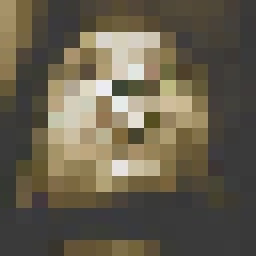
#> input picture AVATAR.jpg, 128 x 128 px (shown 2 times larger)
$ python pixelate.py AVATAR.jpg
#> lines starting #> are read from the running program, lines starting #| are printed output that depends on the picture
#> in main, img is the input picture: PIL image 128x128 RGB; mean R, G, B 103, 95.1, 77.7
"""
pixelate.py — Generate pixelated avatar + favicon for Eric Alfonce's portfolio

Usage:
    python pixelate.py <your-photo.jpg>

Outputs:
    avatar.jpg      — 128×128 pixelated image (displayed in portfolio)
    favicon.png     — 32×32 pixelated favicon (shown on browser tab)

Requires:  pip install Pillow
"""

import sys
import os
from pathlib import Path

try:
    from PIL import Image
except ImportError:
    print("ERROR: Pillow not installed. Run:  pip install Pillow")
    sys.exit(1)


def pixelate(img: Image.Image, pixel_size: int) -> Image.Image:
    """Down-sample then up-scale to create visible pixel blocks."""
    w, h = img.size
    small = img.resize(
        (max(1, w // pixel_size), max(1, h // pixel_size)),
        Image.NEAREST
    )
    return small.resize((w, h), Image.NEAREST)


def crop_square(img: Image.Image) -> Image.Image:
    """Centre-crop the image to a square."""
    w, h = img.size
#> w = 128; h = 128
    side = min(w, h)
#> side = 128
    left  = (w - side) // 2
#> left = 0
    top   = (h - side) // 2
#> top = 0
    return img.crop((left, top, left + side, top + side))


def main():
    if len(sys.argv) < 2:
        print(__doc__)
        sys.exit(1)

    src_path = Path(sys.argv[1])
    if not src_path.exists():
        print(f"ERROR: File not found — {src_path}")
        sys.exit(1)

    out_dir = src_path.parent

    print(f"Loading  : {src_path}")
    img = Image.open(src_path).convert("RGB")

    # ── Square crop ──────────────────────────────────────────────
    img = crop_square(img)
    print(f"Cropped  : {img.size[0]}×{img.size[1]} square")
#| Cropped  : 128×128 square

    # ── avatar.jpg (128×128, pixel block = 8px → 16×16 grid) ────
    avatar_size = 128
    avatar_px   = 8
    avatar = img.resize((avatar_size, avatar_size), Image.LANCZOS)
    avatar = pixelate(avatar, avatar_px)
    avatar_path = out_dir / "avatar.jpg"
    avatar.save(avatar_path, "JPEG", quality=95)
    print(f"Saved    : {avatar_path}  ({avatar_size}×{avatar_size}, {avatar_px}px blocks)")

    # ── favicon.png (32×32, pixel block = 4px → 8×8 grid) ───────
    fav_size = 32
    fav_px   = 4
    fav = img.resize((fav_size, fav_size), Image.LANCZOS)
    fav = pixelate(fav, fav_px)
#> call 2 of pixelate, with pixel_size = 4
#> in pixelate (call 2), `return small.resize((w, h), Image.NEAREST)`:
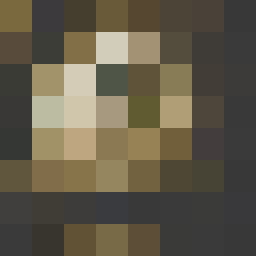
#> returned value: PIL image 32x32 RGB (shown 8 times larger); mean R, G, B 97.5, 90, 72.7
    fav_path = out_dir / "favicon.png"
    fav.save(fav_path, "PNG")
    print(f"Saved    : {fav_path}  ({fav_size}×{fav_size}, {fav_px}px blocks)")

    # ── favicon-96.png (96×96 for high-DPI) ─────────────────────
    hi_size = 96
    hi_px   = 8
    hi = img.resize((hi_size, hi_size), Image.LANCZOS)
    hi = pixelate(hi, hi_px)
#> call 3 of pixelate, with pixel_size = 8
#> in pixelate (call 3), `return small.resize((w, h), Image.NEAREST)`:
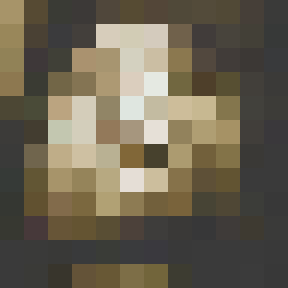
#> returned value: PIL image 96x96 RGB (shown 3 times larger); mean R, G, B 106.9, 98.9, 81
    hi_path = out_dir / "favicon-96.png"
    hi.save(hi_path, "PNG")
    print(f"Saved    : {hi_path}  ({hi_size}×{hi_size}, high-DPI)")

    print("\nDone! Drop avatar.jpg and favicon.png into your portfolio folder.")
    print("Open index.html -- your pixelated face will appear automatically.")


if __name__ == "__main__":
    main()
